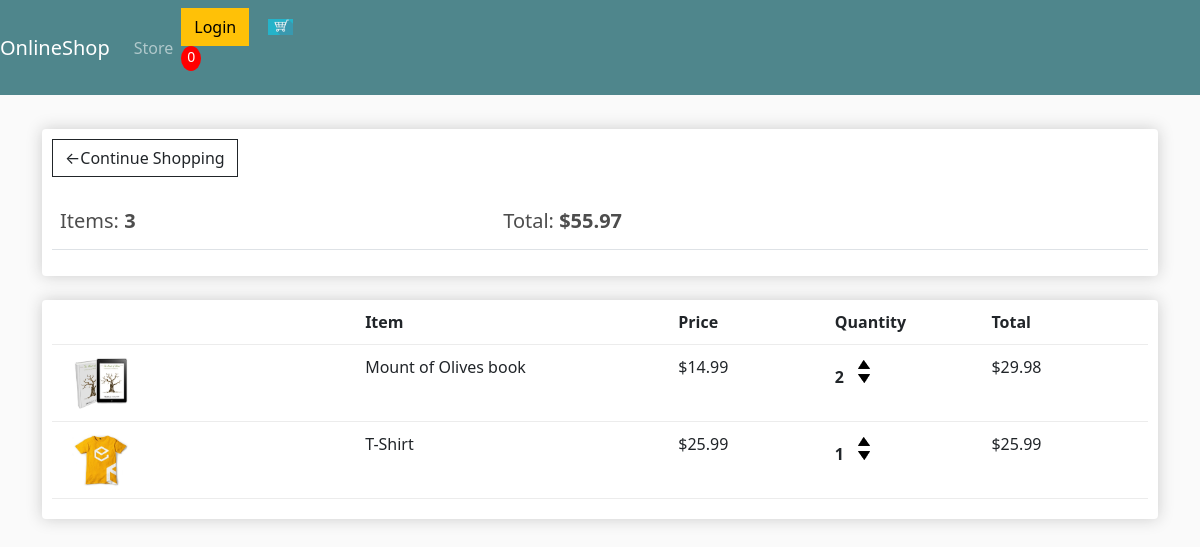
The app's page /cart/ (signed in) with its own data.
### store/models.py (models this page shows, shortened)
class Order(models.Model):
    customer = models.ForeignKey(Customer, on_delete=models.SET_NULL, null=True, blank=True)
    date_order = models.DateTimeField(auto_now_add=True)
    complete = models.BooleanField(default=False, null=True, blank=False)
    transaction_id = models.CharField(max_length=200, null=True)
    @property
    def get_cart_total(self):
        orderitems = self.orderitem_set.all()
        total = sum([item.get_total for item in orderitems])
        return total
    @property
    def get_cart_items(self):
        orderitems = self.orderitem_set.all()
        total = sum([item.quantity for item in orderitems])
        return total

class OrderItem(models.Model):
    product = models.ForeignKey(Product, on_delete=models.SET_NULL, blank=True, null=True)
    order = models.ForeignKey(Order, on_delete=models.SET_NULL, blank=True, null=True)
    quantity = models.IntegerField(default=0, null=True, blank=True)
    date_added = models.DateTimeField(auto_now_add=True)
    @property
    def get_total(self):
        total = self.product.price * self.quantity
        return total

class Product(models.Model):
    name = models.CharField(max_length=200, null=True)
    price = models.FloatField()
    digital = models.BooleanField(default=False, null=True, blank=False)
    image = models.ImageField(null=True, blank=True)
    @property
    def imageURL(self):
        try:
            url = self.image.url
        except:
            url = ''
        return url

### store/views.py (the view)
# urls.py: path('cart/', views.cart, name='Cart'),
def cart(request):
    if request.user.is_authenticated:
        customer = request.user.customer
        order, created = Order.objects.get_or_create(customer=customer, complete=False)
        items = order.orderitem_set.all()
    else:
        items = []
        order = {'get_cart_total': 0, 'get_cart_items': 0}
    context = {'items': items, 'order': order}
    return render(request, 'store/cart.html', context)

### store/templates/store/cart.html (shortened to what this page needs)
{% extends 'store/main.html' %}
{% load static %}
{% block content %}
    <div class="row">
        <div class="col-lg-12">
            <div class="box-element">
                <a class="btn btn-outline-dark" href="{% url 'Store' %}">&#x2190;Continue Shopping</a>
                <br>
                <br>
                <table class="table">
                    <tr>
                        <th><h5>Items: <strong>{{ order.get_cart_items }}</strong></h5></th>
                        <th><h5>Total: <strong>${{ order.get_cart_total|floatformat:2 }}</strong></h5></th>
                    </tr>
                </table>
            </div>
            <br>
            <div class="box-element">
                <div class="cart-row">
                    <div style="flex:2"></div>
                    <div style="flex:2"><strong>Item</strong></div>
                    <div style="flex:1"><strong>Price</strong></div>
                    <div style="flex:1"><strong>Quantity</strong></div>
                    <div style="flex:1"><strong>Total</strong></div>
                </div>
                {% for item in items %}
            <div class="cart-row">
                <div style="flex:2"><img class="row-image" src="{{ item.product.imageURL }}"></div>
                <div style="flex:2"><p>{{ item.product.name }}</p></div>
                <div style="flex:1"><p>${{ item.product.price|floatformat:2 }}</p></div>
                <div style="flex:1">
                    <p class="quantity">{{ item.quantity }}</p>
                    <div class="quantity">
                        <img class="chg-quantity" src="{% static  'images/arrow-up.png' %}">
                        <img class="chg-quantity" src="{% static  'images/arrow-down.png' %}">
                    </div>
                </div>
                <div style="flex:1">${{ item.get_total }}</div>
            </div>
                {% endfor %}
			</div>
		</div>
	</div>
{% endblock content %}

### static/css/main.css (style rules this page uses)
body { background-color: hsl(0, 0%, 98%); }
h1,h2,h3,h4,h5,h6 { color:hsl(0, 0%, 30%); }
.box-element { box-shadow:hsl(0, 0%, 80%) 0 0 16px; background-color: #fff; border-radius: 4px; padding: 10px; }
.col-lg-4, .col-lg-6, .col-lg-8, .col-lg-12 { margin-top: 10px; }
.btn { border-radius: 0; }
.row-image { width: 100px; }
.cart-row { display: flex; align-items: flex-stretch; padding-bottom: 10px; margin-bottom: 10px; border-bottom: 1px solid #ececec; }
.quantity { display: inline-block; font-weight: 700; padding-right:10px; }
.chg-quantity { width: 12px; cursor: pointer; display: block; margin-top: 5px; transition:.1s; }

### records on screen
Order: get_cart_items "3", get_cart_total "55.97"
OrderItem: product.imageURL (picture), product.name "Mount of Olives book", product.price "14.99", quantity "2", get_total "29.98"
OrderItem: product.imageURL (picture), product.name "T-Shirt", product.price "25.99", quantity "1", get_total "25.99"
